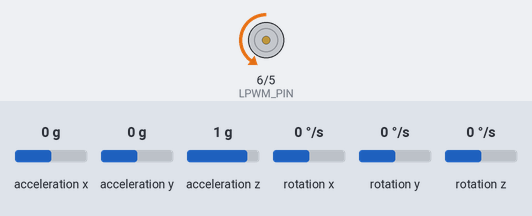
Recording of a sketch running on a simulated Arduino Uno, built with avr-gcc and run on an emulated ATmega328P. On the bench: motor-driver pin pairs drawn as motors (green arrow = first pin HIGH = forward, orange = second pin HIGH = backward, longer = more drive). The test bench sets the inputs (shaded band); at power-on: acceleration x 0 g, acceleration y 0 g, acceleration z 1 g, rotation x 0 °/s, rotation y 0 °/s, rotation z 0 °/s.

Above: at 0.1 s.
At 5.1 s:
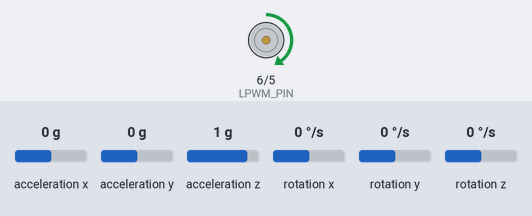
At 7.6 s:
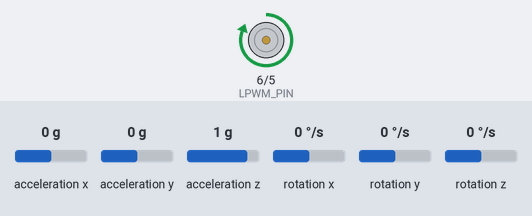
At 10.1 s:
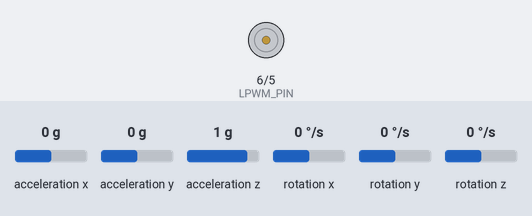
Timing chart, 0 to 11.6 s (numbered marks = the images above):
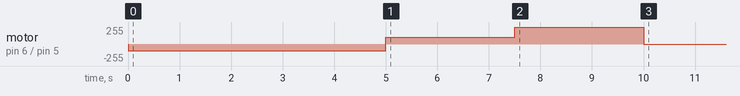

The sketch:

flightsimArduino.ino
```cpp
#include <Wire.h>
#include <MPU6050.h>
#include <engineLibrary.h>

//engine  controller pins
#define RPWM_PIN 5
#define LPWM_PIN 6


MPU6050 mpu; //variables for gyro


int values[2];
int pitch;
int roll;
int pitchG;
int rollG;
String incomingString;

void setup() {

  initializeEngine(RPWM_PIN, LPWM_PIN);

  //initialize serial connection for gyro
  Serial.begin(9600);
  while(!mpu.begin(MPU6050_SCALE_2000DPS, MPU6050_RANGE_2G))
  {
    Serial.println("Could not find a valid MPU6050 sensor, check wiring!");
    delay(500);
  }
  testEngine();
}

void loop() {

  readGyro();
  //readSerial();
  //convertPitch(pitch);
  //setEngineRoll(convertRoll(roll));


  delay(10); // war mal 100
}

int convertPitch(int pitchN){
  if(pitchN > 30){
    return 30;
  }
  else if(pitchN < -30){
    return -30;
  }
  else{
    return pitchN;
  }
}

int convertRoll(int rollN){
  if(rollN > 30){
    return 30;
  }
  else if(rollN < -30){
    return -30;
  }
  else{
    return rollN;
  }
}

void readGyro(){
  Vector normAccel = mpu.readNormalizeAccel();
  pitchG = -(atan2(normAccel.XAxis, sqrt(normAccel.YAxis*normAccel.YAxis + normAccel.ZAxis*normAccel.ZAxis))*180.0)/M_PI;
  rollG = (atan2(normAccel.YAxis, normAccel.ZAxis)*180.0)/M_PI;

  //Serial.println(pitchG);
  //Serial.println(rollG);
}
int splitString(String input, char delimiter, int output[], int maxParts) {
  int count = 0;
  int startIndex = 0;
  int delimIndex = input.indexOf(delimiter);


  while (delimIndex >= 0 && count < maxParts - 1) {


    output[count++] = input.substring(startIndex).toInt();
    startIndex = delimIndex + 1;
    delimIndex = input.indexOf(delimiter, startIndex);
  }

  // Add the last part
  output[count++] = input.substring(startIndex).toInt();
  return count;
}
void readSerial(){
  if (Serial.available() > 0) {

        incomingString = Serial.readStringUntil("\n");

        int count = splitString(incomingString, ';', values, 2);
        for (int i = 0; i < count; i++){
          Serial.println(values[i]);
        }
        pitch = values[0];
        roll = values[1];
  }
}

void setEngineRoll(int roll){
  if(abs(roll - rollG) > 2){ // 2 degree tolerance
    if(roll - rollG > 0){
        rotate('r', 100);
    }
    else{
        rotate('l', 100);
    }
  }
  else{
    stop();
  }

}

/*void setEnginePitch(int pitch){
  if(abs(pitch - pitchG) > 2){ // 2 degree tolerance
    if(pitch - pitchG > 0){
        rotate('r', 100);
    }
    else{
        rotate('l', 100);
    }
  }
  else{
    stop();
  }

}*/

void testEngine(){
  rotate('r', 100);
  delay(5000);
  rotate('l', 100);
  delay(2500);
  rotate('l', 255);
  delay(2500);
  stop();
}
```

engineLibrary.h
```cpp
#ifndef ENGINELIBRARY_H
#define ENGINELIBRARY_H

#include "Arduino.h"

extern int RPWM_PIN;
extern int LPWM_PIN;

void initializeEngine(int RPWM_PIN_new, int LPWM_PIN_new);
void stop();
void rotate(char direction, int value);

#endif
```
